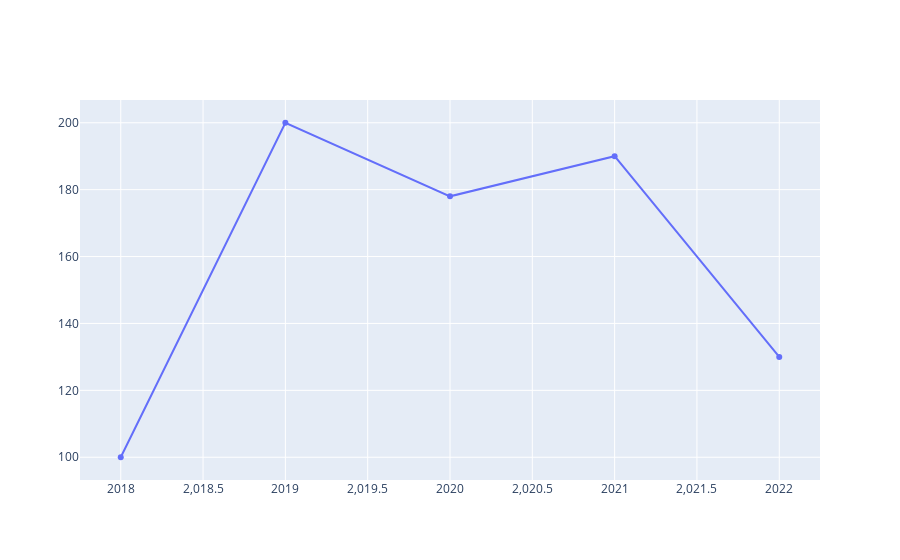

This figure's notebook cell:
### Code cell
fig=go.Figure(data=go.Scatter(x=years,y=sales))
fig.show()

### Figure 1 — Plotly figure (JSON) as saved in the notebook; plotly's stock layout.template omitted (floating-point values rounded to 4 significant figures)
{"data": [{"type": "scatter", "x": [2018, 2019, 2020, 2021, 2022], "y": [100, 200, 178, 190, 130]}], "layout": {}}
